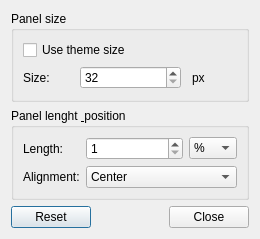
<?xml version="1.0" encoding="UTF-8"?>
<ui version="4.0">
 <class>ConfigPanelDialog</class>
 <widget class="QDialog" name="ConfigPanelDialog">
  <property name="geometry">
   <rect>
    <x>0</x>
    <y>0</y>
    <width>260</width>
    <height>239</height>
   </rect>
  </property>
  <property name="windowTitle">
   <string>Configure panel</string>
  </property>
  <layout class="QVBoxLayout" name="verticalLayout">
   <item>
    <widget class="QGroupBox" name="groupBox_size">
     <property name="title">
      <string>Panel size</string>
     </property>
     <layout class="QGridLayout" name="gridLayout">
      <item row="1" column="0">
       <widget class="QLabel" name="label_size">
        <property name="text">
         <string>Size:</string>
        </property>
       </widget>
      </item>
      <item row="1" column="3">
       <widget class="QLabel" name="label_px">
        <property name="text">
         <string>px</string>
        </property>
        <property name="indent">
         <number>5</number>
        </property>
       </widget>
      </item>
      <item row="0" column="0" colspan="4">
       <widget class="QCheckBox" name="checkBox_useTheme">
        <property name="text">
         <string>Use theme size</string>
        </property>
       </widget>
      </item>
      <item row="1" column="1" colspan="2">
       <widget class="QSpinBox" name="spinBox_size">
        <property name="minimum">
         <number>32</number>
        </property>
       </widget>
      </item>
     </layout>
    </widget>
   </item>
   <item>
    <widget class="QGroupBox" name="groupBox">
     <property name="title">
      <string>Panel lenght &amp; position</string>
     </property>
     <layout class="QGridLayout" name="gridLayout_2">
      <item row="0" column="1" colspan="2">
       <widget class="QSpinBox" name="spinBox_length">
        <property name="minimum">
         <number>1</number>
        </property>
       </widget>
      </item>
      <item row="0" column="0">
       <widget class="QLabel" name="label_length">
        <property name="text">
         <string>Length:</string>
        </property>
       </widget>
      </item>
      <item row="1" column="0">
       <widget class="QLabel" name="label_alignment">
        <property name="text">
         <string>Alignment:</string>
        </property>
       </widget>
      </item>
      <item row="1" column="1" colspan="3">
       <widget class="QComboBox" name="comboBox_alignment">
        <property name="currentIndex">
         <number>1</number>
        </property>
        <item>
         <property name="text">
          <string>Left</string>
         </property>
        </item>
        <item>
         <property name="text">
          <string>Center</string>
         </property>
        </item>
        <item>
         <property name="text">
          <string>Right</string>
         </property>
        </item>
       </widget>
      </item>
      <item row="0" column="3">
       <widget class="QComboBox" name="comboBox_widthType">
        <item>
         <property name="text">
          <string>%</string>
         </property>
        </item>
        <item>
         <property name="text">
          <string>px</string>
         </property>
        </item>
       </widget>
      </item>
     </layout>
    </widget>
   </item>
   <item>
    <widget class="QDialogButtonBox" name="buttonBox">
     <property name="standardButtons">
      <set>QDialogButtonBox::Close|QDialogButtonBox::Reset</set>
     </property>
    </widget>
   </item>
  </layout>
 </widget>
 <resources/>
 <connections/>
</ui>
